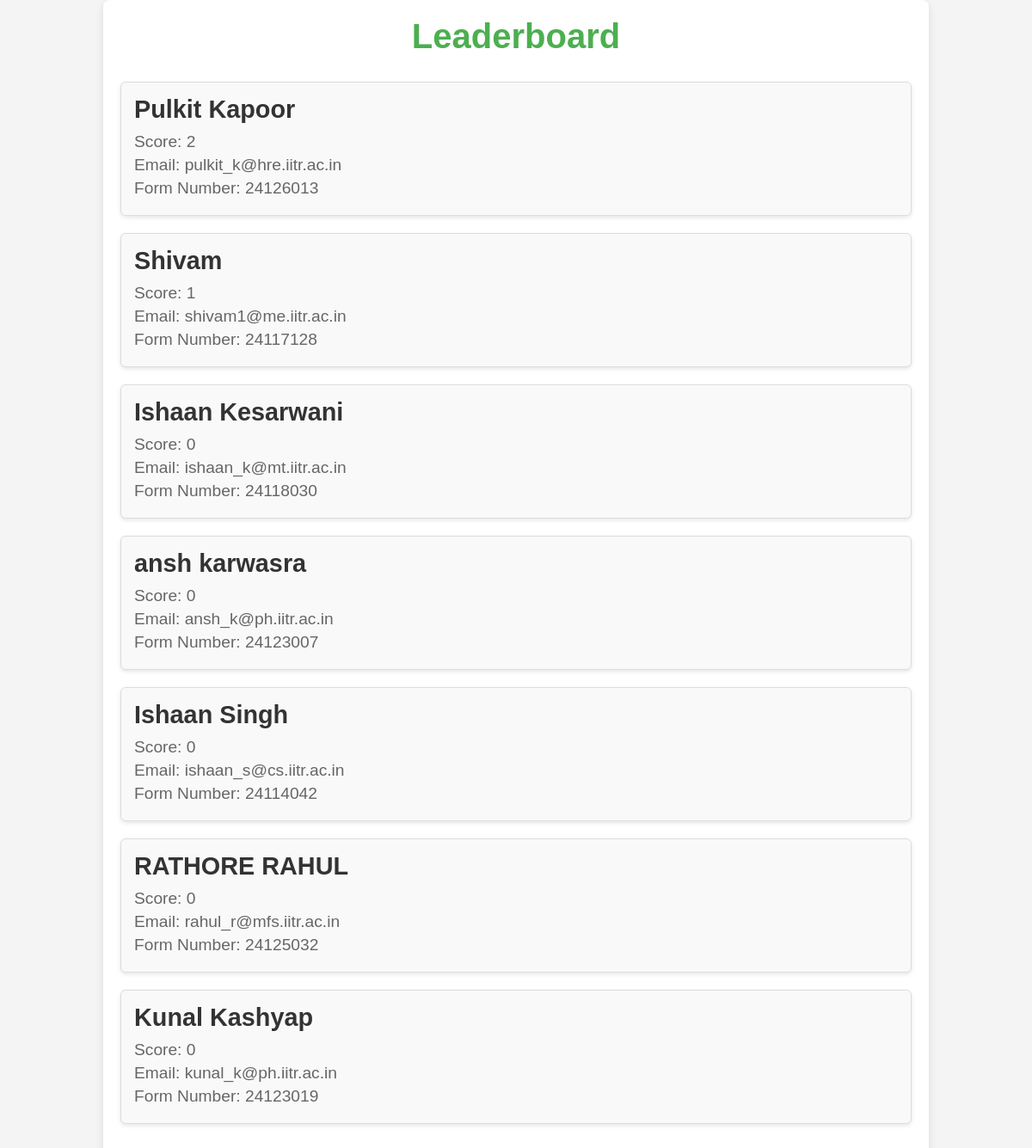
The app's page /leaderboard/, older data.
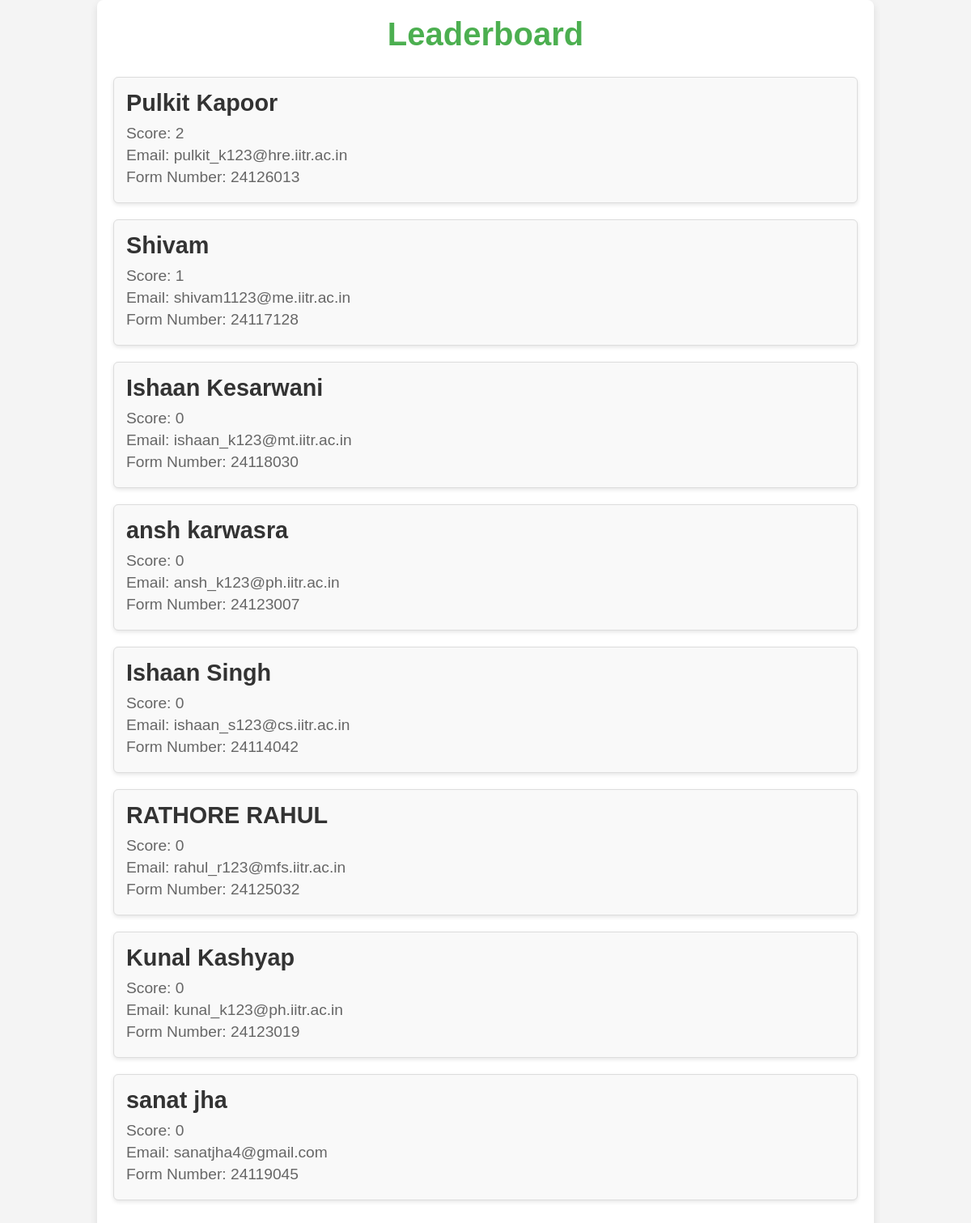
The same page, newer data.
### register/models.py (models this page shows, shortened)
class Participants(models.Model):
    name = models.CharField(max_length=50)
    form_number = models.BigIntegerField(unique=True)
    email = models.EmailField()
    score = models.IntegerField(default=0)

### leaderboard/views.py (the view)
# urls.py: path('leaderboard/', leaderboard, name='leaderboard'),
def leaderboard(request):
    participants = Participants.objects.order_by('-score')
    return render(request, 'leaderboard.html', {'participants': participants})

### templates/leaderboard.html (shortened to what this page needs)
{% load static %}
<!DOCTYPE html>
<html lang="en">
<head>
    <link rel="stylesheet" href="{% static 'leaderboard.css' %}">
</head>
<body>
    <div class="leaderboard-container">
        <h1>Leaderboard</h1>
        {% for participant in participants %}
        <div class="participant-tile">
            <h2>{{ participant.name }}</h2>
            <p>Score: {{ participant.score }}</p>
            <p>Email: {{ participant.email }}</p>
            <p>Form Number: {{ participant.form_number }}</p>
        </div>
        {% empty %}
        <p>No participants found.</p>
        {% endfor %}
    </div>
</body>
</html>

### static/leaderboard.css (style rules this page uses)
* { margin: 0; padding: 0; box-sizing: border-box; }
body { font-family: Arial, sans-serif; background-color: #f4f4f4; color: #333; display: flex; justify-content: center; align-items: center; min-height: 100vh; }
.leaderboard-container { width: 80%; max-width: 1200px; padding: 20px; background-color: #ffffff; box-shadow: 0 4px 10px rgba(0, 0, 0, 0.1); border-radius: 8px; }
h1 { text-align: center; margin-bottom: 30px; font-size: 2.5rem; color: #4CAF50; }
.participant-tile { background-color: #f9f9f9; margin-bottom: 20px; padding: 15px; border: 1px solid #ddd; border-radius: 6px; box-shadow: 0 2px 5px rgba(0, 0, 0, 0.1); }
.participant-tile h2 { font-size: 1.8rem; margin-bottom: 10px; color: #333; }
.participant-tile p { font-size: 1.2rem; margin-bottom: 5px; color: #666; }

Row changes from the older to the newer data that the page shows:
changed Participants "Pulkit Kapoor": email "pulkit_k@hre.iitr.ac.in" → "pulkit_k123@hre.iitr.ac.in"
changed Participants "Shivam": email "shivam1@me.iitr.ac.in" → "shivam1123@me.iitr.ac.in"
changed Participants "Ishaan Kesarwani": email "ishaan_k@mt.iitr.ac.in" → "ishaan_k123@mt.iitr.ac.in"
changed Participants "ansh karwasra": email "ansh_k@ph.iitr.ac.in" → "ansh_k123@ph.iitr.ac.in"
changed Participants "Ishaan Singh": email "ishaan_s@cs.iitr.ac.in" → "ishaan_s123@cs.iitr.ac.in"
changed Participants "RATHORE RAHUL": email "rahul_r@mfs.iitr.ac.in" → "rahul_r123@mfs.iitr.ac.in"
changed Participants "Kunal Kashyap": email "kunal_k@ph.iitr.ac.in" → "kunal_k123@ph.iitr.ac.in"
added Participants: name "sanat jha", score "0", email "sanatjha4@gmail.com", form_number "24119045"
